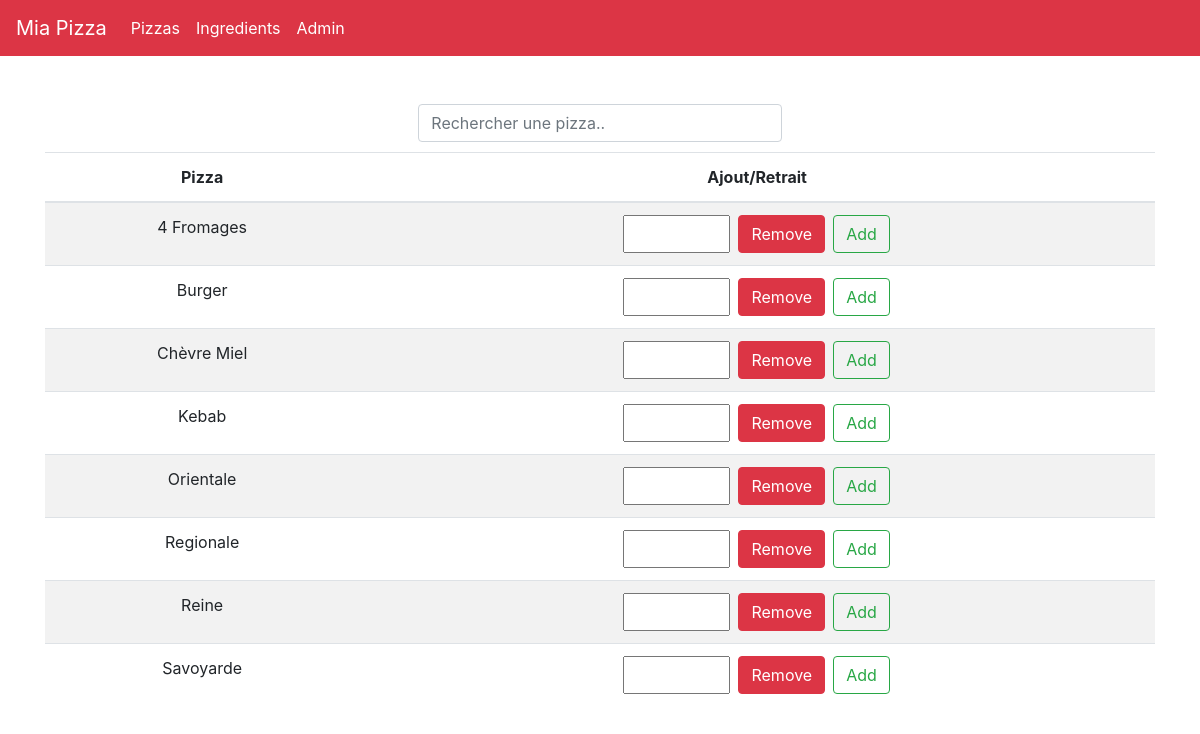
/pizzas/ (signed in), run on an earlier commit of the app's database.
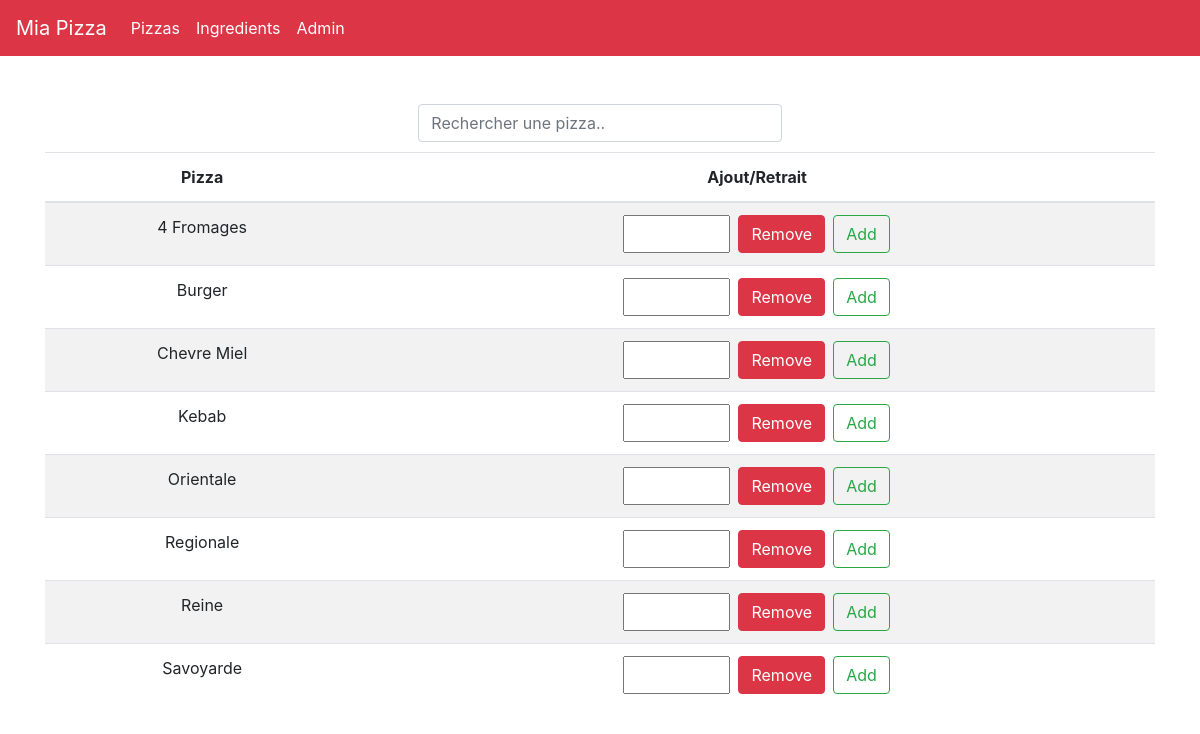
And on a later commit of the database.
### miapizza/models.py (models this page shows, shortened)
class Pizza(models.Model):
    name = models.CharField(max_length=200, null=True)
    ingredients = models.CharField(max_length=500)
    last_update = models.DateTimeField('Dernier mouvement')

### miapizza/views.py (the view)
# urls.py: path('pizzas/', views.PizzaView, name='pizzas'),
@login_required
def PizzaView(request):
    template_name = 'miapizza/pizzas.html'
    pizzas = Pizza.objects.order_by('name')[:]
    last_history = {}
    if History.objects.exists():
        last_history = {
        'message' : History.objects.last().message,
        'style' : History.objects.last().style,
        }
        History.objects.last().delete()
    context = {
        'pizzas_list': pizzas,
        'last_history': last_history
    }
    return render(request, template_name, context)

### miapizza/templates/miapizza/pizzas.html (shortened to what this page needs)
{% extends 'miapizza/base.html' %}
{% block content %}
<div class="container">
{% if pizzas_list %}
    <div style="margin:10px;">
    <input type="text" class="form-control col-md-4 offset-md-4" id="search" autocomplete="off" onkeyup="filterFunction()" placeholder="Rechercher une pizza.." autofocus>
    </div>
    <table class="table table-striped table-hover">
    <thead>
        <tr>
            <th class="text-center">Pizza</th>
            <th class="text-center">Ajout/Retrait</th>
        </tr>
    </thead>
    <tbody id="pizzas_list">
    {% for pizza in pizzas_list %}
        <tr id="{{ pizza.name }}">
            <td class="text-center">
                {{ pizza.name }}
            </td>
            <td>
                <form class="input-group-append justify-content-center" action="{% url 'miapizza:removePizza' %}" method="post" autocomplete="off">
                    <input type="hidden" name="id" value="{{ pizza.id }}"><br>
                    <input type="number" name="num" min="-100" max="100">
                    <input type="submit" value="Remove" class="btn btn-danger ml-2">
                    <input type="submit" value="Add" class="btn btn-outline-success ml-2" formaction="{% url 'miapizza:addPizza' %}" method="post">
                </form>
            </td>
        </tr>
    {% endfor %}
    </tbody>
    </table>
{% else %}
    <p>Pas de pizzas disponible. Base de donnée vide !</p>
{% endif %}
</div>
{% endblock content %}

What changed in the data, as far as the page shows it:
changed Pizza: name "Chèvre Miel" → "Chevre Miel"
